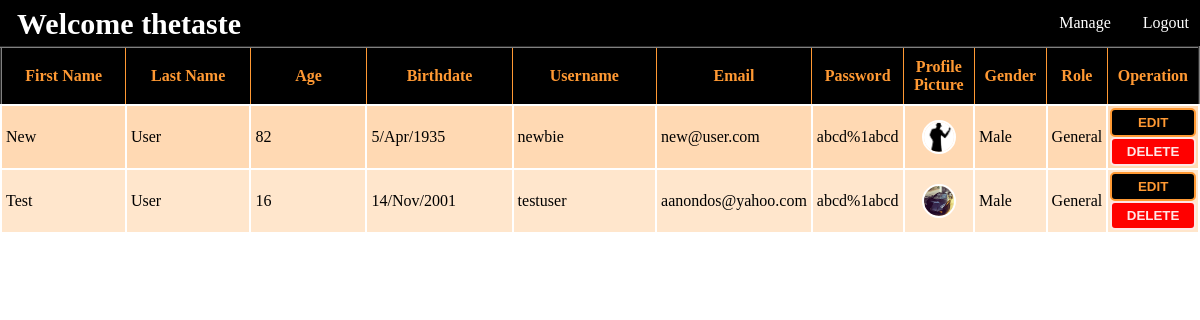
Screenshot of /admin/user.php (signed in) with the database file from the repository.
### tables this page shows
CREATE TABLE `users` (
  `user_id` int(11) NOT NULL,
  `fname` varchar(80) DEFAULT NULL,
  `lname` varchar(80) DEFAULT NULL,
  `age` int(11) DEFAULT NULL,
  `bdate` varchar(11) DEFAULT NULL,
  `username` varchar(120) DEFAULT NULL,
  `email` varchar(50) DEFAULT NULL,
  `password` varchar(100) DEFAULT NULL,
  `pro_pic` varchar(180) DEFAULT NULL,
  `gender` varchar(20) DEFAULT NULL,
  `role` int(11) DEFAULT NULL,
  `del` tinyint(1) DEFAULT '0'
);

CREATE TABLE `user_role` (
  `role_id` int(11) NOT NULL,
  `role_name` varchar(50) DEFAULT NULL
);

### Controllers/login_controller.php (called while the page is built, shortened)
<?php
require_once(get_include_path()."\Projects\aiub project\Models\UserModel.php");
class Login{
    protected $user = NULL;
    function Login()
    {
        $this->user = new UserModel();
        if(isset($_SESSION['logged_in']))
        {
        	$this->logged = $_SESSION["logged_in"];
            $this->role = $_SESSION["role"];
            $this->user->setUsername($_SESSION["username"]);
            $this->user->setUserId($_SESSION["user_id"]);
        }
    }
    function getUsername()
    {
        return $this->user->getUsername();
    }
}
 ?>

### Controllers/AdminController.php (called while the page is built, shortened)
<?php
require_once(get_include_path()."\Projects\aiub project\Models\UserModel.php");
require_once(get_include_path()."\Projects\aiub project\Controllers\login_controller.php");
class AdminController extends Login{
	function isLogged()
	{
		if($this->role == 1 && $this->logged)
			return true;
		else
			return false;
	}
	function getRoleName($role)
	{
		return $this->user->getRoleName($role);
	}
	function getAllUsersExcept($id)
	{
		return $this->user->getAllUsersExcept($id);
	}
}
?>

### Models/UserModel.php (called while the page is built, shortened)
<?php
require_once('Models.php');
class UserModel extends Models{
    private $username = "";
    function UserModel( $username = "" ,  $userid = 0, $fname = "", $lname = "", $age = 0, $bdate = "", $email = "", $password = "", $pro_pic = NULL, $gender = "")
    {
        $this->username = $username;
    }
    function setUsername($username)
    {
        $this->username = $username;
    }
    function getUsername()
    {
        return $this->username;
    }
    function getAllUsersExcept($id)
    {
        $result = $this->executeQuery("select * from users where del = false and user_id != $id");
        if($result->num_rows > 0)
            return $result;
        else
            return false;
    }
    function getRoleName($role)
    {
        $role_name = $this->executeQuery("select role_name from user_role where role_id = $role");
        $role_name = $role_name->fetch_assoc();
        $role_name = $role_name["role_name"];
        return $role_name;
    }
}
 ?>

### Models/Models.php (called while the page is built, shortened)
<?php
class Models{
    public $server;
    public $user;
    public $pass;
    public $db;
    protected $conn;
    function Models($server = "localhost:3306" , $user = "root" , $pass ="" , $db = "is_that_crime")
    {
        $this->server = $server;
        $this->user = $user;
        $this->pass = $pass;
        $this->db = $db;
    }
    private function openConnection()
    {
        $this->conn = new mysqli($this->server , $this->user , $this->pass , $this->db);
        if($this->conn->connect_error)
        {
            $this->errorMessage($this->conn->connect_error);
            return false;
        }
        else
            return true;
    }
    function executeQuery($query)
    {
        if($this->openConnection())
        {
            if($this->result = $this->conn->query($query))
            {
                if($this->result->num_rows > 0)
                {
                    return $this->result;
                }
                else
                {
                    $this->closeConnection();
                    return false;
                }
            }
            else
            {
                $this->errorMessage($this->conn->error);
                return false;
            }
        }
        else
        {
            $this->errorMessage($this->conn->error);
            return false;
        }
    }
}
?>

### admin/user.php (the view, shortened to what this page needs)
<html>
<head>
    <link rel="stylesheet" type="text/css" href="http://localhost:<?php echo  $_SERVER["SERVER_PORT"];?>/Projects/aiub%20project/css/admin_user_style.css">
    <link rel="stylesheet" type="text/css" href="http://localhost:<?php echo  $_SERVER["SERVER_PORT"];?>/Projects/aiub%20project/css/admin_navigation.css">
    <?php
    require_once(get_include_path()."\Projects\aiub project\Controllers\AdminController.php");
    $admincontrol = new AdminController();
    ?>
</head>
<body>
<div>
    <navigation>
        <ul>
            <?php
                if($admincontrol->isLogged())
                {
                    echo "<li><b class = \"navigationb\">Welcome ". $admincontrol->getUsername(). "</b></li>";
                    echo "<li class=\"right-li\"><a href = 'http://localhost:{$_SERVER["SERVER_PORT"]}/Projects/aiub project/Views/action/logout.php'>Logout</a></li>";
                }
                else
                {
                    echo "<li><b class = \"navigationb\">Hello World</b></li>";
                    echo "<li class=\"right-li\"><a href = 'login.php'>Login</a></li>";
                }
            ?>
            <li class="dropdown right-li">
                <a href="#" class="dropbtn">Manage</a>
            </li>
        </ul>
    </navigation>
    <article>
    <div>
    <?php
        $users = $admincontrol->getAllUsersExcept($_SESSION["user_id"]);
        echo "<table border = '2'>";
        echo "<tr>
            <th>First Name</th>
            <th>Last Name</th>
            <th>Age</th>
            <th>Birthdate</th>
            <th>Username</th>
            <th>Email</th>
            <th>Password</th>
            <th>Profile Picture</th>
            <th>Gender</th>
            <th>Role</th>
            <th>Operation</th>
         </tr>";
	while($user = $users->fetch_assoc())
	{
        echo "<tr id='{$user['user_id']}'>
                <td>{$user['fname']}</td>
                <td>{$user['lname']}</td>
                <td>{$user['age']}</td>
                <td>{$user['bdate']}</td>
                <td id='td-username'>{$user['username']}</td>
                <td id='td-email'>{$user['email']}</td>
                <td id='td-password'>{$user['password']}</td>
                <td id='td-pictures'><img class='circled_pro_pic' style='width:30px;height:30px;' src='{$user['pro_pic']}' onerror='return setDefaultPP(this)'/></td>
                <td>{$user['gender']}</td>
                <td>{$admincontrol->getRoleName($user['role'])}</td>
                <td id='operation'><a href = 'user_edit.php?user_id={$user['user_id']}'><button id='edit-button'>EDIT</button></a><button id='delete-button' onclick='rmvUser({$user['user_id']})'>DELETE</button></td>
             </tr>";
	}
	echo "</table>";
   ?>
</div>
</article>
</div>
</body>
</html>

### css/admin_user_style.css (style rules this page uses)
table { width: 100%; border-collapse: collapse; }
tr:nth-child(odd) { background-color:#ffe6cc; }
tr:nth-child(even) { background-color: #ffd9b3; }
body { margin:0px; padding: 0px; }
th { width:20%; border:2px 1px 0px 1px; border-color:#ff9933; border-style:solid; background-color: black; padding:10px; color:#ff9933; text-align: center; }
td { width:20%; border:2px solid white; padding:8px 4px 8px 4px; text-align:left; text-transform: capitalize; }
#td-pictures { text-transform: none; text-align: center; }
#td-password { text-transform: none; }
#td-email { text-transform: none; }
#td-username { text-transform: none; }
#operation { text-align: center; padding:2px; }
#edit-button { width:100%; height:100%; padding:5px; background-color: black; border:2px solid #ff9933; border-radius: 5px; color:#ff9933; font-weight: bold; }
#delete-button { width:100%; height:100%; padding:5px; background-color:#ff0000; border:2px solid #ffe6e6; border-radius: 5px; color:#ffe6e6; font-weight: bold; }
.circled_pro_pic { border:2px solid white; border-radius:50px; width:40px; height:40px; }

### css/admin_navigation.css (style rules this page uses)
body { margin:0; padding:0; }
ul { list-style-type: none; margin: 0; padding:0px 0px 0px 5px; overflow: hidden; background-color:black; opacity:; top: 0px; width: 100%; }
.navigationb { color: white; font-size:30px; border:2px solid transparent; padding:5px 0px 0px 10px; float:left; }
li { float: left; }
.right-li { float:right; display: inline-block; }
li a, .dropbtn { display: inline-block; color: white; text-align: center; padding: 14px 16px; text-decoration: none; }
li.dropdown { display: inline-block; }

### rows the page displays
users: fname "New", lname "User", age "82", bdate "5/Apr/1935", username "newbie", email "new@user.com", password "abcd%1abcd", shows a picture, gender "Male", role.role_name "General"
users: fname "Test", lname "User", age "16", bdate "14/Nov/2001", username "testuser", email "aanondos@yahoo.com", password "abcd%1abcd", pro_pic (picture), gender "Male", role.role_name "General"

### other values shown
$admincontrol->getUsername() "thetaste"
